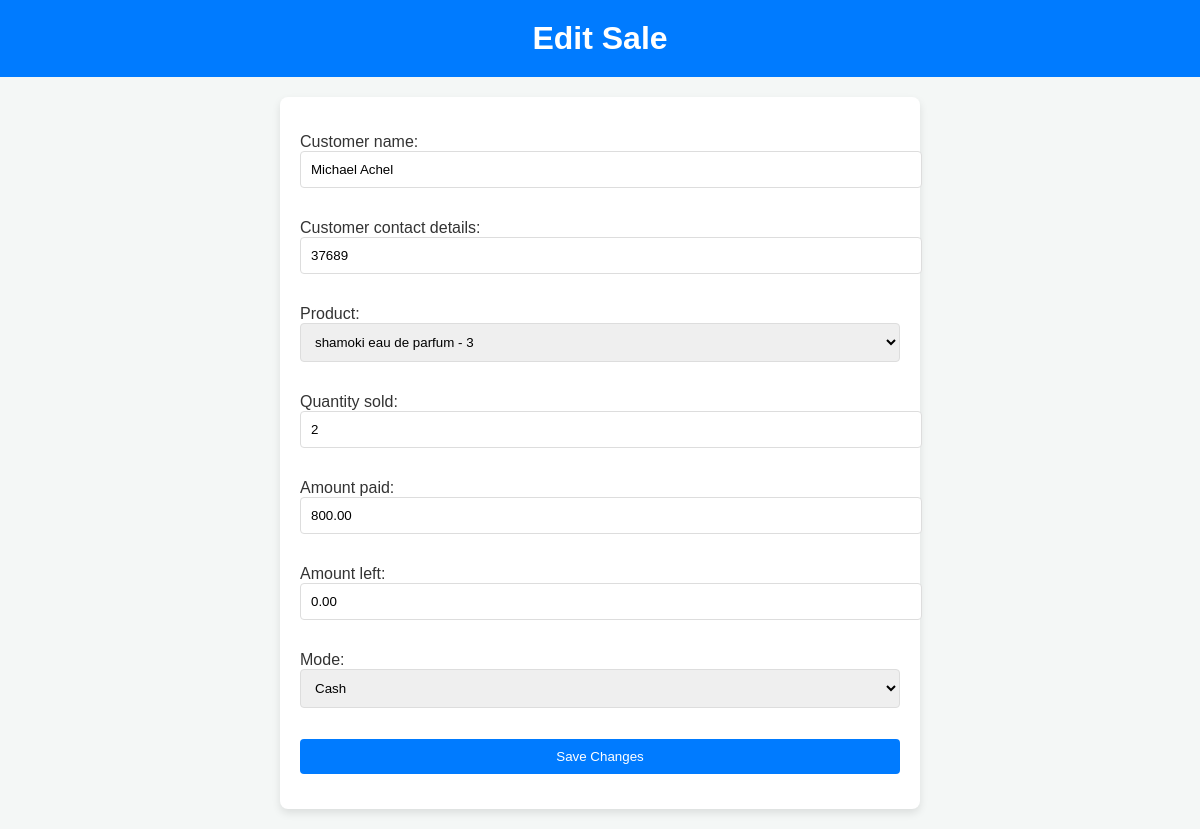
Page /edit-sale/23/ (signed in) on the committed database.
### core/models.py (models this page shows, shortened)
class Sale(models.Model):
    MODES_OF_PAYMENT = [
        ('cash', 'Cash'),
        ('momo', 'Momo'),
        ('bank transfer', 'Bank Transfer'),
    ]
    customer_name = models.CharField(max_length=50, null=True, blank=True)
    customer_contact_details = models.CharField(max_length=50, null=True, blank=True)
    product = models.ForeignKey(Product, on_delete=models.SET_NULL, null=True, blank=True)
    quantity_sold = models.PositiveIntegerField()
    amount_paid = models.DecimalField(decimal_places=2, max_digits=10)
    amount_left = models.DecimalField(decimal_places=2, max_digits=10)
    mode = models.CharField(max_length=20, choices=MODES_OF_PAYMENT)
    shopkeeper = models.ForeignKey(settings.AUTH_USER_MODEL, on_delete=models.SET_NULL, null=True, blank=True)
    branch = models.ForeignKey(Branch, on_delete=models.CASCADE)
    timestamp = models.DateTimeField(default=timezone.now)

### core/views.py (the view)
# urls.py: path('edit-sale/<int:sale_id>/', edit_sale, name='edit_sale'),
@staff_member_required
def edit_sale(request, sale_id):
    sale = get_object_or_404(Sale.objects.select_related('product'), pk=sale_id)
    if request.method == 'POST':
        form = SaleForm(request.POST, instance=sale)
        if form.is_valid():
            old_quantity = sale.quantity_sold
            new_quantity = form.cleaned_data['quantity_sold']
            stock_change = old_quantity - new_quantity
            sale = form.save(commit=False)
            product = sale.product
            product.stock += stock_change
            product.save()
            sale.save()
            return redirect('manage_sales')
    else:
        form = SaleForm(instance=sale)
    return render(request, 'edit_sale.html', {'form': form, 'sale': sale})

### core/forms.py
class SaleForm( forms.ModelForm):
    class Meta:
        model = Sale
        fields = ['customer_name','customer_contact_details','product', 'quantity_sold', 'amount_paid','amount_left', 'mode']

### core/models.py (called while the page is built)
    def __str__(self):
        return f"{self.name} - {self.stock}"

### core/templates/edit_sale.html (shortened to what this page needs)
<!DOCTYPE html>
<html lang="en">
<head>
</head>
<body>
<header>
    <h1>Edit Sale</h1>
</header>
<div class="container">
    <div class="form-container">
        <form method="POST">
            {{ form.as_p }}
            <button type="submit">Save Changes</button>
        </form>
    </div>
</div>
</body>
</html>

### core/templates/edit_sale.html (style rules this page uses)
body { font-family: 'Arial', sans-serif; background-color: #f4f7f6; color: #333; margin: 0; padding: 0; }
header { background-color: #007bff; color: white; padding: 20px; text-align: center; }
header h1 { margin: 0; }
.container { padding: 20px; }
.form-container { background-color: white; padding: 20px; border-radius: 8px; box-shadow: 0 4px 8px rgba(0, 0, 0, 0.1); max-width: 600px; margin: auto; }
.form-container input, .form-container select, .form-container button { width: 100%; padding: 10px; margin-bottom: 15px; border: 1px solid #ddd; border-radius: 4px; }
.form-container button { background-color: #007bff; color: white; border: none; cursor: pointer; }

### rows in the picture
Sale: customer_name "Michael Achel", customer_contact_details "37689", product "shamoki eau de parfum - 3", quantity_sold "2", amount_paid "800.00", amount_left "0.00", mode "Cash"
